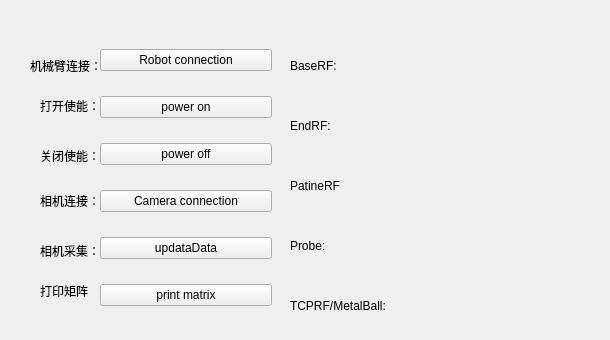
     <widget class="QWidget" name="tab_9">
      <attribute name="title">
       <string>启动/检查</string>
      </attribute>
      <widget class="QLabel" name="label_73">
       <property name="geometry">
        <rect>
         <x>40</x>
         <y>190</y>
         <width>61</width>
         <height>21</height>
        </rect>
       </property>
       <property name="text">
        <string>相机连接：</string>
       </property>
      </widget>
      <widget class="QLabel" name="label_74">
       <property name="geometry">
        <rect>
         <x>40</x>
         <y>140</y>
         <width>61</width>
         <height>31</height>
        </rect>
       </property>
       <property name="text">
        <string>关闭使能：</string>
       </property>
      </widget>
      <widget class="QWidget" name="horizontalLayoutWidget_9">
       <property name="geometry">
        <rect>
         <x>290</x>
         <y>100</y>
         <width>311</width>
         <height>51</height>
        </rect>
       </property>
       <layout class="QHBoxLayout" name="horizontalLayout_34">
        <item>
         <widget class="QLabel" name="DentalRobot_EndRF_TextLabel">
          <property name="text">
           <string>EndRF:</string>
          </property>
         </widget>
        </item>
        <item>
         <widget class="QLabel" name="DentalRobot_EndRF_DataLabel">
          <property name="text">
           <string/>
          </property>
         </widget>
        </item>
       </layout>
      </widget>
      <widget class="QLabel" name="label_77">
       <property name="geometry">
        <rect>
         <x>40</x>
         <y>90</y>
         <width>61</width>
         <height>31</height>
        </rect>
       </property>
       <property name="text">
        <string>打开使能：</string>
       </property>
      </widget>
      <widget class="QWidget" name="horizontalLayoutWidget_10">
       <property name="geometry">
        <rect>
         <x>290</x>
         <y>280</y>
         <width>311</width>
         <height>51</height>
        </rect>
       </property>
       <layout class="QHBoxLayout" name="horizontalLayout_131">
        <item>
         <widget class="QLabel" name="DentalRobot_MetabllBallRF_TextLabel">
          <property name="text">
           <string>TCPRF/MetalBall:</string>
          </property>
         </widget>
        </item>
        <item>
         <widget class="QLabel" name="DentalRobot_MetalBallRF_DataLabel">
          <property name="text">
           <string/>
          </property>
         </widget>
        </item>
       </layout>
      </widget>
      <widget class="QWidget" name="verticalLayoutWidget_2">
       <property name="geometry">
        <rect>
         <x>100</x>
         <y>30</y>
         <width>172</width>
         <height>301</height>
        </rect>
       </property>
       <layout class="QVBoxLayout" name="verticalLayout_6">
        <property name="leftMargin">
         <number>0</number>
        </property>
        <item>
         <widget class="QPushButton" name="pushButton_connectArm">
          <property name="text">
           <string>Robot connection</string>
          </property>
         </widget>
        </item>
        <item>
         <widget class="QPushButton" name="pushButton_powerOn">
          <property name="text">
           <string>power on</string>
          </property>
         </widget>
        </item>
        <item>
         <widget class="QPushButton" name="pushButton_powerOff">
          <property name="text">
           <string>power off</string>
          </property>
         </widget>
        </item>
        <item>
         <widget class="QPushButton" name="pushButton_connectCamrea">
          <property name="text">
           <string>Camera connection</string>
          </property>
         </widget>
        </item>
        <item>
         <widget class="QPushButton" name="pushButton_updataData">
          <property name="text">
           <string>updataData</string>
          </property>
         </widget>
        </item>
        <item>
         <widget class="QPushButton" name="pushButton_selfCheck">
          <property name="text">
           <string>print matrix</string>
          </property>
         </widget>
        </item>
       </layout>
      </widget>
      <widget class="QLabel" name="label_78">
       <property name="geometry">
        <rect>
         <x>30</x>
         <y>50</y>
         <width>129</width>
         <height>31</height>
        </rect>
       </property>
       <property name="text">
        <string>机械臂连接：</string>
       </property>
      </widget>
      <widget class="QWidget" name="horizontalLayoutWidget_11">
       <property name="geometry">
        <rect>
         <x>290</x>
         <y>40</y>
         <width>311</width>
         <height>51</height>
        </rect>
       </property>
       <layout class="QHBoxLayout" name="horizontalLayout_35">
        <item>
         <widget class="QLabel" name="DentalRobot_BaseRF_TextLabel">
          <property name="text">
           <string>BaseRF:</string>
          </property>
         </widget>
        </item>
        <item>
         <widget class="QLabel" name="DentalRobot_BaseRF_DataLabel">
          <property name="text">
           <string/>
          </property>
         </widget>
        </item>
       </layout>
      </widget>
      <widget class="QWidget" name="horizontalLayoutWidget_12">
       <property name="geometry">
        <rect>
         <x>290</x>
         <y>220</y>
         <width>311</width>
         <height>51</height>
        </rect>
       </property>
       <layout class="QHBoxLayout" name="horizontalLayout_130">
        <item>
         <widget class="QLabel" name="DentalRobot_Probe_TextLabel">
          <property name="text">
           <string>Probe:</string>
          </property>
         </widget>
        </item>
        <item>
         <widget class="QLabel" name="DentalRobot_Probe_DataLabel">
          <property name="text">
           <string/>
          </property>
         </widget>
        </item>
       </layout>
      </widget>
      <widget class="QLabel" name="label_79">
       <property name="geometry">
        <rect>
         <x>40</x>
         <y>240</y>
         <width>61</width>
         <height>21</height>
        </rect>
       </property>
       <property name="text">
        <string>相机采集：</string>
       </property>
      </widget>
      <widget class="QWidget" name="horizontalLayoutWidget_13">
       <property name="geometry">
        <rect>
         <x>290</x>
         <y>160</y>
         <width>311</width>
         <height>51</height>
        </rect>
       </property>
       <layout class="QHBoxLayout" name="horizontalLayout_129">
        <item>
         <widget class="QLabel" name="DentalRobot_PatineRF_TextLabel">
          <property name="text">
           <string>PatineRF</string>
          </property>
         </widget>
        </item>
        <item>
         <widget class="QLabel" name="DentalRobot_PatientRF_DataLabel">
          <property name="text">
           <string/>
          </property>
         </widget>
        </item>
       </layout>
      </widget>
      <widget class="QLabel" name="label_80">
       <property name="geometry">
        <rect>
         <x>40</x>
         <y>270</y>
         <width>61</width>
         <height>41</height>
        </rect>
       </property>
       <property name="text">
        <string>打印矩阵</string>
       </property>
      </widget>
     </widget>
